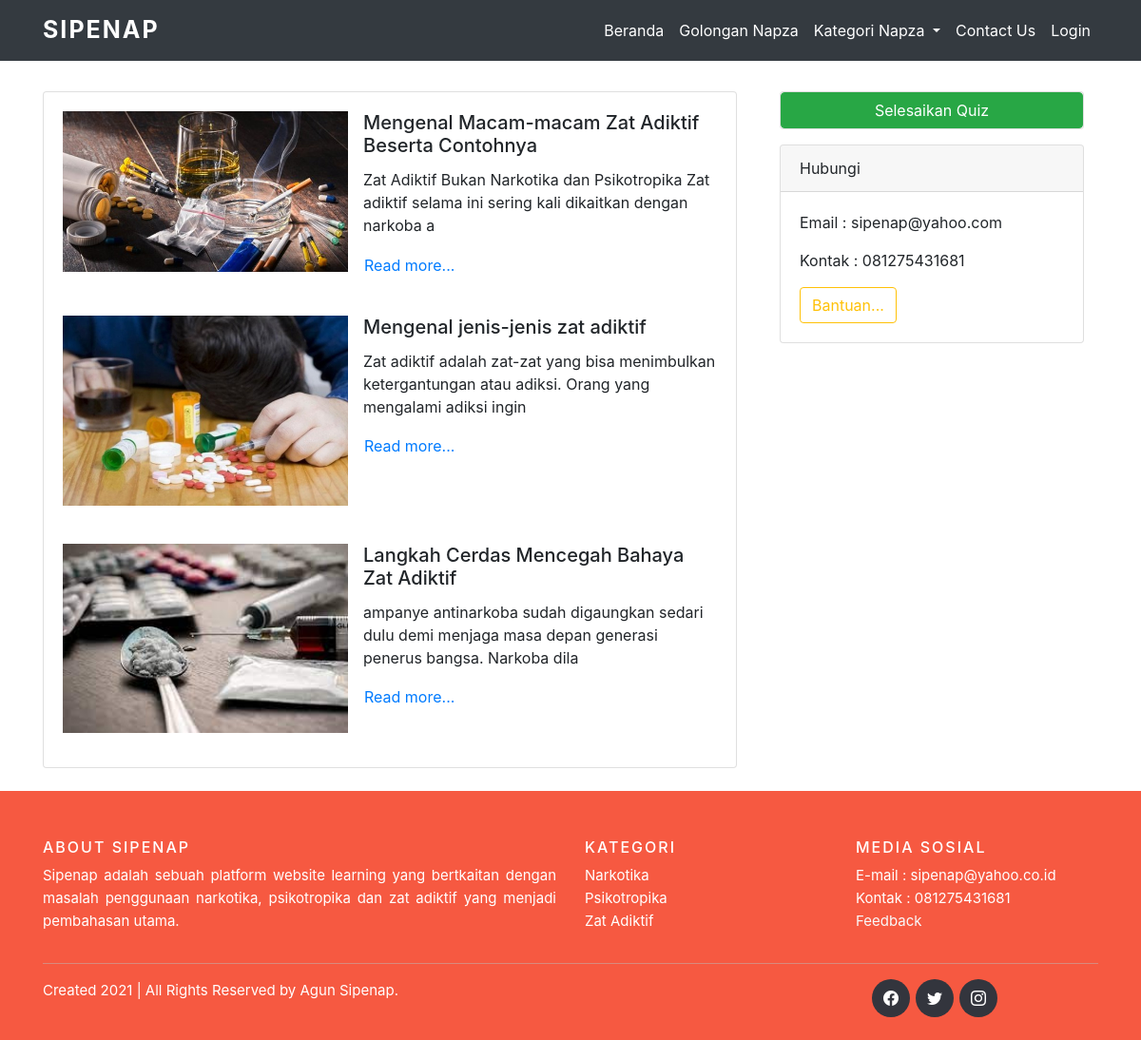
Page /zat_adiktif.php on the committed database.
### tables this page shows
CREATE TABLE `zat_adiktif` (
  `id_zat_adiktif` int(11) NOT NULL,
  `judul` varchar(100) NOT NULL,
  `gambar` varchar(100) NOT NULL,
  `isi` text NOT NULL
);

### zat_adiktif.php (the view, shortened to what this page needs)
<!DOCTYPE html>
<html lang="en">
<head>
  <link href="https://stackpath.bootstrapcdn.com/bootstrap/4.1.3/css/bootstrap.min.css" rel="stylesheet">
  <link rel="stylesheet" href="https://cdn.jsdelivr.net/npm/bootstrap-icons@1.7.1/font/bootstrap-icons.css">
  <link rel="stylesheet" href="admin/assets/css/bootsrap.min.css">
  <link rel="stylesheet" href="admin/assets/css/custom-css.css">
</head>
<body>
  <?php include 'header.php'; ?>
  <div class="container pt-5 mt-5 pb-4">
    <div class="row">
      <div class="col-md-8">
        <div class="card pb-3">
          <?php include 'admin/config/koneksi.php'; ?>
          <?php $ambil = $koneksi->query("SELECT * FROM zat_adiktif"); ?>
          <?php while($pecah = $ambil->fetch_assoc()) { ?>
          <div class="card-body">
            <img src="images/<?php echo $pecah['gambar']; ?>" class="image-responsive float-left mr-3" width="300">
            <h5 class="card-title"><?php echo $pecah['judul']; ?></h5>
            <p class="card-text">
              <?php echo substr($pecah['isi'],1, 110); ?>
            </p>
            <a href="single page/read-zat_adiktif.php?id=<?php echo $pecah["id_zat_adiktif"]; ?>"
              class="btn btn-outline-default p-0">Read more...</a>
          </div>
          <?php } ?>
        </div>
      </div>
      <div class="col-md-4">
        <article class="artikel-website">
          <div class="container artikel">
            <div class="card mb-3">
              <a class="btn btn-success" href="kuis/">Selesaikan Quiz</a>
            </div>
            <div class="card">
              <div class="card-header">
                Hubungi
              </div>
              <div class="card-body">
                <p class="card-text">Email : sipenap@yahoo.com</p>
                <p class="card-text">Kontak : 081275431681</p>
                <a href="contact.php" class="btn btn-outline-warning">Bantuan...</a>
              </div>
            </div>
          </div>
        </article>
      </div>
    </div>
  </div>
  <?php include 'footer.php'; ?>
</body>
</html>

### rows in the picture
zat_adiktif: gambar (picture), judul "Mengenal Macam-macam Zat Adiktif Beserta Contohnya", isi "Zat Adiktif Bukan Narkotika dan Psikotropika Zat adiktif selama ini sering kali dikaitkan dengan narkoba a"
zat_adiktif: gambar (picture), judul "Mengenal jenis-jenis zat adiktif", isi "Zat adiktif adalah zat-zat yang bisa menimbulkan ketergantungan atau adiksi. Orang yang mengalami adiksi ingin"
zat_adiktif: gambar (picture), judul "Langkah Cerdas Mencegah Bahaya Zat Adiktif", isi "ampanye antinarkoba sudah digaungkan sedari dulu demi menjaga masa depan generasi penerus bangsa. Narkoba dila"
